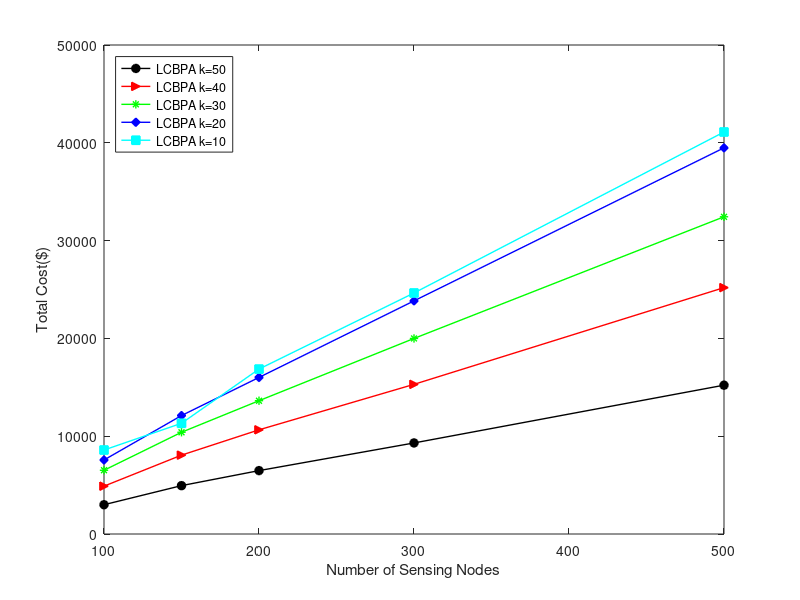

Recreate this plot in MATLAB.
%total cost
%
clc;
clear;

x = [100 150 200  300 500];
y1 = [2994 4946 6482 9310 15217];
y2 = [4892 8064 10652 15303 25192];
y3 = [6516 10403 13629 19995 32435];
y4 = [7568 12111 16010 23837 39485];
y5 = [8587 11320 16863 24643 41105];
%y6 = [8587 13470 17981 26923 44606];

figure;
fi = plot(x,y1,'-oblack','LineWidth',1.0,'MarkerFaceColor','black');hold on
     plot(x,y2,'->red','LineWidth',1.0,'MarkerFaceColor','red');hold on
     plot(x,y3,'-*green','LineWidth',1.0,'MarkerFaceColor','green');hold on
     plot(x,y4,'-dblue','LineWidth',1.0,'MarkerFaceColor','blue');hold on
     plot(x,y5,'-sc','LineWidth',1.0,'MarkerFaceColor','c'); hold on
     %plot(x,y6,'-pmagenta','LineWidth',1.0,'MarkerFaceColor','magenta')
        
     
%set(gca,'YTickLabel',{'','','1.0x10^5','','2.0x10^5','','3.0x10^5','','4.0x10^5','4.5x10^5'},'LineWidth',0.5)
%axis([0 500 0 48000])
xlabel('Number of Sensing Nodes');
ylabel('Total Cost($)');
legend('LCBPA k=50','LCBPA k=40','LCBPA k=30','LCBPA k=20','LCBPA k=10','NTD','location','NorthWest');
     